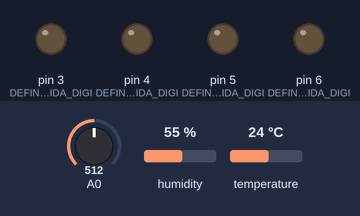
Bench run of a sketch on a simulated Arduino Uno, built with avr-gcc and run on an emulated ATmega328P. Shown: output pins drawn as LEDs (lit = HIGH). Wiring (inferred from the names in the program): DHT11 sensor: data pin 2. Inputs (shaded band) come from the test bench; at power-on: humidity 55 %, A0 = 512, temperature 24 °C. What the sketch prints to the serial monitor is not drawn.

Above: at 1.3 s.
1.4 s: humidity set to 22 %
At 4.9 s:
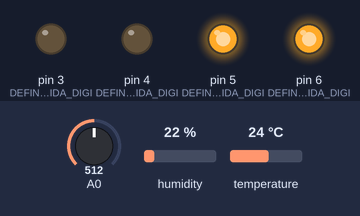
5.7 s: A0 set to 591
8.6 s: A0 set to 616
At 11.2 s:
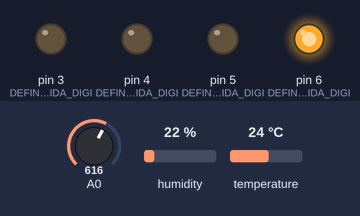
12.1 s: A0 set to 590
At 13.7 s:
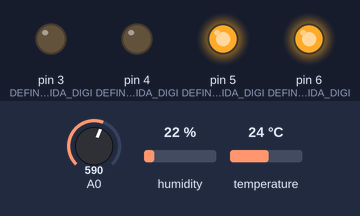
15.0 s: A0 set to 610
At 17.5 s:
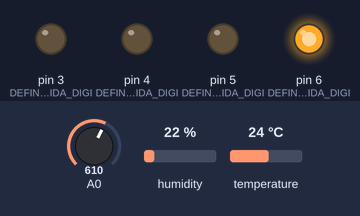
Timing chart, 0 to 19.0 s (numbered marks = the images above; inputs shaded):
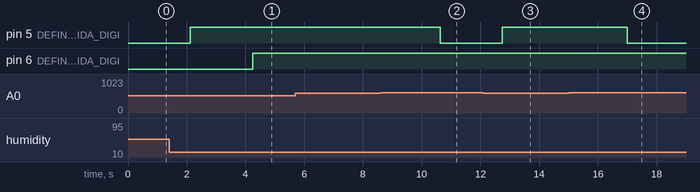

The sketch:

Plantario.ino
```cpp
///////////////////////////////////////////////////////////
//                                                       //
// Autor: Diego Paiani Cardoso    Data: 19/12/2020       //
// Projeto Plantario                                     //
//                                                       //
///////////////////////////////////////////////////////////

  #include "dht.h"                              // INCLUI A BIBLIOTECA PARA O SENSOR
  const int pinoDHT11 = 2;                      // PINO D2 QUE CONECTA O SENSOR DE TEMPERATURA
  dht DHT;                                      // ESTANCIAMENTO DA VARIAVEL DO DTH11

  unsigned long tempo = 0;                      // VARIAVEL DO RELOGIO
  int temporizador = 0;                         // TEMPORIZADOR DOS CICLOS


void setup() {

  pinMode(3, OUTPUT);                           // DEFINE D3 COMO SAIDA DIGITAL DA LAMPADA
  pinMode(4, OUTPUT);                           // DEFINE D4 COMO SAIDA DIGITAL DA LAMPADA

  pinMode(5, OUTPUT);                           // DEFINE D5 COMO SAIDA DIGITAL PARA BOMBA DAGUA
  pinMode(6, OUTPUT);                           // DEFINE D6 COMO SAIDA DIGITAL PARA VENTILACAO

  Serial.begin(9600);                           // INICIA O MONITOR SERIAL COM BAUT RATE DE 9600
  delay(100);                                  // INTERVALO DE 2 SEGUNDOS

}

void loop() {
////////////////////////////////////////////////////////////////////////////////////////////////
//        CICLO DE DESENVOLVIMENTO DAS PLANTAS - 12 HORAS DE LUZ                              //
//         LUZ LIGADAS, MONITORAMENTO DE VENTILACAO E UMIDADE AR E DO SOLO                    //
////////////////////////////////////////////////////////////////////////////////////////////////

  tempo = millis();                                  // PEGA O VALOR DO RELOGIO
  while(millis() - tempo <= 43200000)                // 16 HORAS DE FLUXO DE LUZ
  {                                                  // CICLO CONSTANTE
    digitalWrite(3, LOW);                            // LUZ LIGADA
    digitalWrite(4, LOW);                            // LUZ LIGADA

///////////////////////////////////////////////////////////////////////////////////////////////
//  CONTROLE DA TEMPERATURA E UMIDADE INTERNA - MONITORACAO PELA PORTA SERIAL                //
//  SENSOR DTH 11 PINO 1 = SINAL - D2(ARDUINO)     VENTILADOR - MODULO RELE                  //
//                PINO 2 = VCC                                - PINO D6(ARDUINO)             //
//                PINO 3 = GND                     TEMPERATURA MAXIMA - 30C                  //
///////////////////////////////////////////////////////////////////////////////////////////////

    DHT.read11(pinoDHT11);                            //LE AS INFORMACOES DO SENSOR
    Serial.print("Umidade do ar: ");                  //IMPRIME O TEXTO NA SERIAL
    Serial.print(DHT.humidity);                       //IMPRIME NA SERIAL O VALOR DE UMIDADE MEDIDO
    Serial.print("%");                                //ESCREVE O TEXTO EM SEGUIDA
    Serial.print(" / Temperatura: ");                 //IMPRIME O TEXTO NA SERIAL
    Serial.print(DHT.temperature, 0);                 //IMPRIME NA SERIAL O VALOR DE UMIDADE MEDIDO E REMOVE A PARTE DECIMAL
    Serial.print("*C ");                              //IMPRIME O TEXTO NA SERIAL
    delay(2000);                                      //INTERVALO DE 2 SEGUNDOS * NAO DIMINUIR ESSE VALOR

    if(DHT.temperature > 28 && DHT.temperature <= 10){// SE A TEMPERATURA FOR SUPERIOR DE 30
      digitalWrite(6, LOW);                           // LIGA A VENTILACAO
    }
    else{                                             // CASO CONTRARIO
      digitalWrite(6, HIGH);                          // DESLIGA VENTILACAO
    }
    if(DHT.humidity > 50 && DHT.humidity < 90){       // SE A UMIDADE RELATIVA DO AR MUDAR DEMAIS
      digitalWrite(6, LOW);                           // LIGA VENTILACAO
    }
    else{                                             // CASO CONTRARIO
      digitalWrite(6, HIGH);                          // DESLIGA VENTILACAO
    }

////////////////////////////////////////////////////////////////////////////////////////////////
//    CONTROLE E MONITORACAO DA UMIDADE DO SOLO - MONITORACAO PELA PORTA SERIAL               //
//    SENSOR DE UMIDADE DO SOLO   PINO 1 - VCC          ARDUINO PORTA A0                      //
//                                PINO 2 - GND                                                //
//                                PINO 3 - SINAL(A0)                                          //
////////////////////////////////////////////////////////////////////////////////////////////////

     int sensorValue = analogRead(A0);                  // DEFINE O PINO A0 PARA LEITURA ANALOGICA
                                                        // SENSOR DE UMIDADE DO SOLO
     if (sensorValue > 600){                            // SE O VALOR FOR MAIOR QUE 600
            Serial.print(" / umidade do solo: ");       // MOSTRA NO MONITOR SERIAL
            Serial.print(sensorValue);                  // MOSTRA OS VALORES DO SENSOR
            digitalWrite(5, LOW);                       // LIGA A BOMBA DAGUA
            delay(100);
     }
     if (sensorValue < 600){                             // SE O VALOR FOR MENOR QUE 600
            Serial.print(" / umidade do solo: ");        // MOSTRA NA TELA
            Serial.println(sensorValue);                 // MOSTRA O VALOR DOS SENSORES
            digitalWrite(5, HIGH);                       // LIGA A BOMBA DAGUA
            delay(100);                                  // AGUARDA PRA PROXIMA LEITURA
     }
  }
////////////////////////////////////////////////////////////////////////////////////////////////
//       CICLO DE DESCANSO DAS PLANTAS - 12 HORAS DE LUZ                                      //
//       LUZ DESLIGADAS, MONITORAMENTO DE VENTILACAO E UMIDADE DO AR E UMIDADE DO SOLO        //
////////////////////////////////////////////////////////////////////////////////////////////////
}
```

dht.cpp
```cpp
//
//    FILE: dht22.cpp
// VERSION: 0.1.00
// PURPOSE: DHT22 Temperature & Humidity Sensor library for Arduino
//
// DATASHEET:
//
// HISTORY:
// 0.1.0 by Rob Tillaart (01/04/2011)
// inspired by DHT11 library
//

#include "dht.h"

#define TIMEOUT 10000

/////////////////////////////////////////////////////
//
// PUBLIC
//


// return values:
//  0 : OK
// -1 : checksum error
// -2 : timeout
int dht::read11(uint8_t pin)
{
	// READ VALUES
	int rv = read(pin);
	if (rv != 0) return rv;

	// CONVERT AND STORE
	humidity    = bits[0];  // bit[1] == 0;
	temperature = bits[2];  // bits[3] == 0;

	// TEST CHECKSUM
	uint8_t sum = bits[0] + bits[2]; // bits[1] && bits[3] both 0
	if (bits[4] != sum) return -1;

	return 0;
}

// return values:
//  0 : OK
// -1 : checksum error
// -2 : timeout
int dht::read22(uint8_t pin)
{
	// READ VALUES
	int rv = read(pin);
	if (rv != 0) return rv;

	// CONVERT AND STORE
	humidity    = word(bits[0], bits[1]) * 0.1;

	int sign = 1;
	if (bits[2] & 0x80) // negative temperature
	{
		bits[2] = bits[2] & 0x7F;
		sign = -1;
	}
	temperature = sign * word(bits[2], bits[3]) * 0.1;


	// TEST CHECKSUM
	uint8_t sum = bits[0] + bits[1] + bits[2] + bits[3];
	if (bits[4] != sum) return -1;

	return 0;
}

/////////////////////////////////////////////////////
//
// PRIVATE
//

// return values:
//  0 : OK
// -2 : timeout
int dht::read(uint8_t pin)
{
	// INIT BUFFERVAR TO RECEIVE DATA
	uint8_t cnt = 7;
	uint8_t idx = 0;

	// EMPTY BUFFER
	for (int i=0; i< 5; i++) bits[i] = 0;

	// REQUEST SAMPLE
	pinMode(pin, OUTPUT);
	digitalWrite(pin, LOW);
	delay(20);
	digitalWrite(pin, HIGH);
	delayMicroseconds(40);
	pinMode(pin, INPUT);

	// GET ACKNOWLEDGE or TIMEOUT
	unsigned int loopCnt = TIMEOUT;
	while(digitalRead(pin) == LOW)
		if (loopCnt-- == 0) return -2;

	loopCnt = TIMEOUT;
	while(digitalRead(pin) == HIGH)
		if (loopCnt-- == 0) return -2;

	// READ THE OUTPUT - 40 BITS => 5 BYTES
	for (int i=0; i<40; i++)
	{
		loopCnt = TIMEOUT;
		while(digitalRead(pin) == LOW)
			if (loopCnt-- == 0) return -2;

		unsigned long t = micros();

		loopCnt = TIMEOUT;
		while(digitalRead(pin) == HIGH)
			if (loopCnt-- == 0) return -2;

		if ((micros() - t) > 40) bits[idx] |= (1 << cnt);
		if (cnt == 0)   // next byte?
		{
			cnt = 7;
			idx++;
		}
		else cnt--;
	}

	return 0;
}
//
// END OF FILE
//
```

dht.h
```cpp
//
//    FILE: dht.h
// VERSION: 0.1.00
// PURPOSE: DHT Temperature & Humidity Sensor library for Arduino
//
//     URL: http://arduino.cc/playground/Main/DHTLib
//
// HISTORY:
// see dht.cpp file
//

#ifndef dht_h
#define dht_h

#if ARDUINO >= 100
 #include "Arduino.h"
#else
 #include "WProgram.h"
#endif

#define DHT_LIB_VERSION "0.1.00"

class dht
{
public:
	int read11(uint8_t pin);
    int read22(uint8_t pin);
	double humidity;
	double temperature;

private:
	uint8_t bits[5];  // buffer to receive data
	int read(uint8_t pin);
};
#endif
//
// END OF FILE
//
```

Measured:
- the behaviour switches between 600 and 601 on A0 (found by bisection; images 1 and 2)
- after the input at 1.4 s, pin 6 (DEFINE_D6_COMO_SAIDA_DIGI): LOW → HIGH after 2.8 s
- after the input at 5.7 s, every drawn part: stays the same
- after the input at 8.6 s, pin 5 (DEFINE_D5_COMO_SAIDA_DIGI): HIGH → LOW after 2.0 s
- after the input at 12.1 s, pin 5 (DEFINE_D5_COMO_SAIDA_DIGI): LOW → HIGH after 0.65 s
- after the input at 15.0 s, pin 5 (DEFINE_D5_COMO_SAIDA_DIGI): HIGH → LOW after 2.0 s
